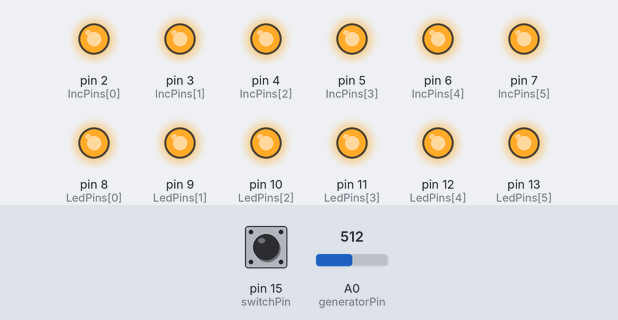
The sketch below on a simulated Arduino Uno, built with avr-gcc and run on an emulated ATmega328P. Shown: output pins drawn as LEDs (lit = HIGH). The inputs (shaded band) are chosen by the test bench; at power-on: A0 (generatorPin) = 512, pin 15 (switchPin) HIGH.

Above: at 1.2 s.
1.3 s: A0 (generatorPin) set to 338
2.8 s: A0 (generatorPin) set to 315
At 3.5 s:
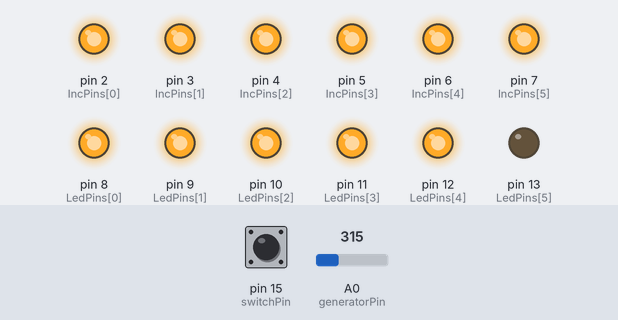
4.3 s: pin 15 (switchPin) pulled LOW for 0.15 s
At 4.37 s:
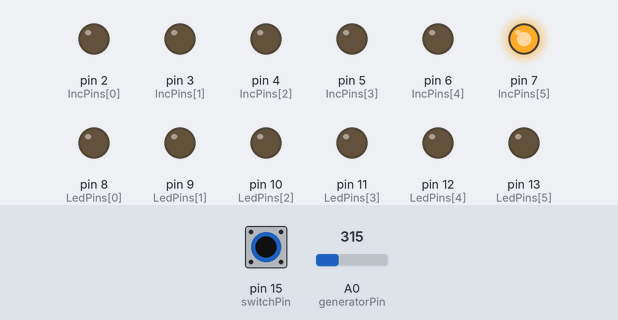
5.9 s: A0 (generatorPin) set to 306
At 7.1 s:
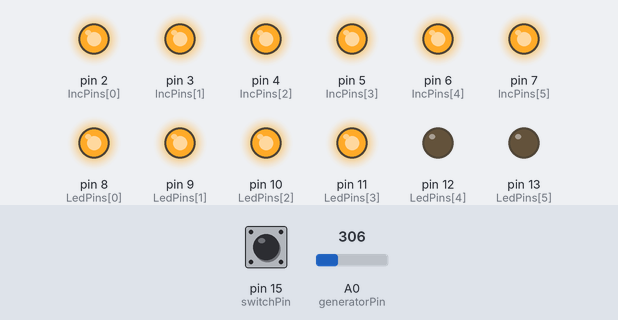
7.4 s: pin 15 (switchPin) pulled LOW for 1 s
At 8.2 s:
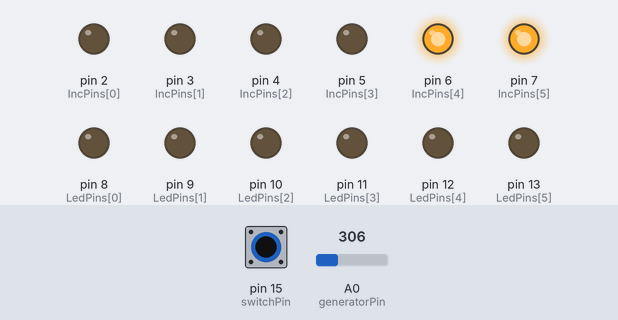
9.9 s: A0 (generatorPin) set to 282
At 11.3 s:
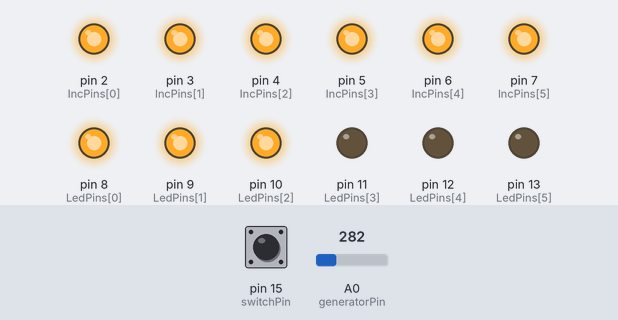
Timing chart, 0 to 12.4 s (numbered marks = the images above; inputs shaded):
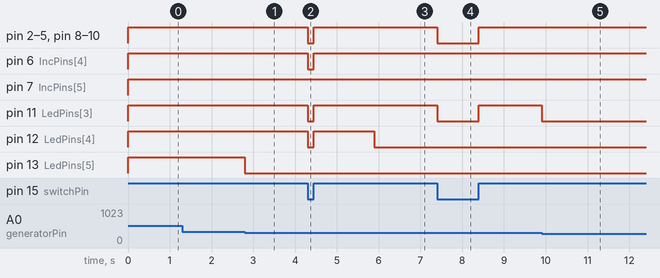

Measured:
- the behaviour switches between 330 and 329 on A0 (generatorPin) (found by bisection; images 0 and 1)
- the behaviour switches between 290 and 289 on A0 (generatorPin) (found by bisection; images 4 and 5)
- after the input at 1.3 s, every drawn part: stays the same
- after the input at 2.8 s, pin 13 (LedPins[5]): HIGH → LOW at once
- after the input at 4.3 s, pin 2 (IncPins[0]), pin 3 (IncPins[1]), pin 4 (IncPins[2]), pin 5 (IncPins[3]), pin 6 (IncPins[4]), pin 8 (LedPins[0]), pin 9 (LedPins[1]), pin 10 (LedPins[2]), pin 11 (LedPins[3]), pin 12 (LedPins[4]): HIGH → LOW at once, → HIGH 0.15 s later
- after the input at 5.9 s, pin 12 (LedPins[4]): HIGH → LOW at once
- after the input at 7.4 s, pin 2 (IncPins[0]), pin 3 (IncPins[1]), pin 4 (IncPins[2]), pin 5 (IncPins[3]), pin 8 (LedPins[0]), pin 9 (LedPins[1]), pin 10 (LedPins[2]), pin 11 (LedPins[3]): HIGH → LOW at once, → HIGH 1.0 s later
- after the input at 9.9 s, pin 11 (LedPins[3]): HIGH → LOW at once

The sketch:

Bike-Generator-Mod.ino
```cpp
#define generatorPin A0  // the generator voltage divider pin
#define switchPin 15     // the switch that toggles between incandescent and LED

int IncPins[] = {2, 3, 4, 5, 6, 7};   // an array of pin numbers to which incandescent bulb drivers are attached
int LedPins[] = {8, 9, 10, 11, 12, 13};  // an array of pin numbers to which LED bulb drivers are attached

const int lampCount = 6;    // the number of lights being used on each side
bool inLedLampMode = false; //toggle to track if LED or Incandescent
int states[6];  // the states of the 6 lights. Lit(1) or not(0).
int clearStates[] = {0, 0, 0, 0, 0, 0};  // Array used to turn off lights on side not lit.
int thresholds[] = {250, 280, 310, 340, 360, 380}; // thresholds for each light.
int hyst = 50; //hysteresis so lights turn off at a lower level they turn on.

void setup() {
  pinMode(15, INPUT_PULLUP); //switchPin - incandescents or LEDs
  for (int i = 0; i < lampCount; i++) { // setup incandescent
    pinMode(IncPins[i], OUTPUT);
    digitalWrite(IncPins[i], HIGH);  // high turns Incandescent side off
  }
  for (int i = 0; i < lampCount; i++) { // setup Leds
    pinMode(LedPins[i], OUTPUT);
    digitalWrite(IncPins[i], LOW);  // // low turns LED side off
  }
}

void loop() {
  int voltage = analogRead(generatorPin);  //read voltage of generator
  for (int i = 0; i < lampCount; i++) {       // set state of each light
    if (voltage >= thresholds[i]) {     //turn on light if above threshold
      states[i] = 1;
    } else if (voltage < (thresholds[i] - hyst)) {  //turn off light if below hysteresis threshold
      states[i] = 0;
    }
  }

  if (digitalRead(switchPin)) {  //switched to LED lamp mode, switch is "HIGH"
    if (!inLedLampMode) {
      lights(IncPins, clearStates); //turn off all incandesent lamps
      inLedLampMode = true;         //set toggle so it doesn't clear each loop
    }
    lights(LedPins, states);        //turn on the led lamps according to states
  }
  else if (!digitalRead(switchPin)) { //switched to incandescent lamp mode, switch is "LOW"
    if (inLedLampMode) {
      lights(LedPins, clearStates); //turn off all led lamps
      inLedLampMode = false;
    }
    lights(IncPins, states); //turn on the incandescent lamps according to states
  }
}

void lights(int Pins[], int states[]) { //turns lights on Pins[] according to states[]

  // *** LED are ON when HIGH but Incandesent are OFF when HIGH

  for (int i = 0; i < lampCount; i++) {
    if (states[i]) {
      if (Pins[i] < 8) {                  // if it's incandescent
        digitalWrite(Pins[i], LOW);      // set pin LOW for on.
      } else digitalWrite(Pins[i], HIGH);  // else, it's LED, set it HIGH for on.
    }
    else {
      if (Pins[i] < 8) {                  // if it's incandescent
        digitalWrite(Pins[i], HIGH);       // set pin HIGH for off.
      } else digitalWrite(Pins[i], LOW); // else, it's LED, set it LOW for off.
    }
  }
}
```
